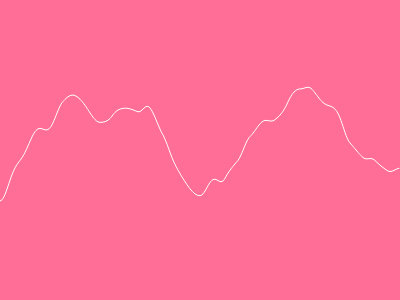
Frame 1 (no input)
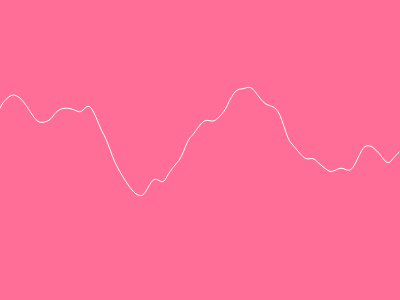
Frame 60 (no input)
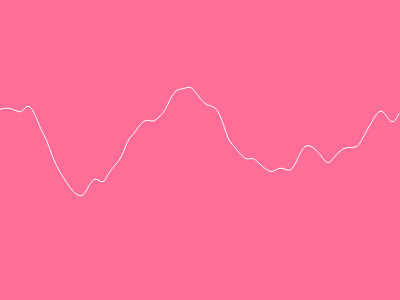
Frame 120 (the mouse pressed at the canvas centre since frame 60)

The p5.js sketch that drew these frames (run headless with seeded random() and noise() and a simulated clock; from frame 60 on, the mouse is pressed at the canvas centre):

// p5.js sketch
// ── sketch.js
let inc = 0.01;
let start = 0;

function setup() {
  createCanvas( screen.width/2, screen.height/2);
}

function draw() {
  background(255, 110, 150);
  
  stroke(255);
  noFill();
  beginShape();
  let xoff = start;
  for (let x = 0; x < width; x++) {
    stroke(255);
    //let y = random(height);
    let y = map(noise(xoff), 0, 1, 0,height);
    vertex(x, y);    
    xoff += inc;
  }
  endShape();
  
  start += inc;
  
  //noLoop();
}
